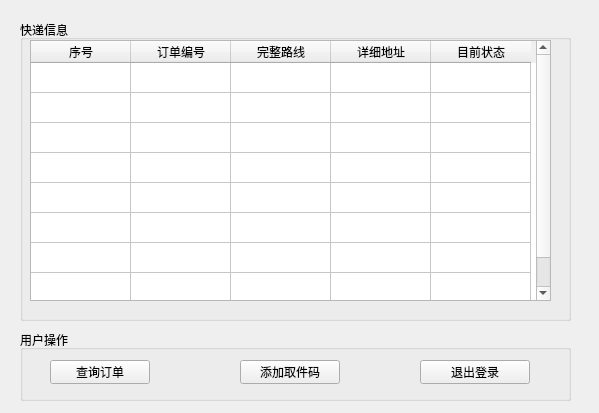
<?xml version="1.0" encoding="UTF-8"?>
<ui version="4.0">
 <class>widget</class>
 <widget class="QWidget" name="widget">
  <property name="geometry">
   <rect>
    <x>0</x>
    <y>0</y>
    <width>599</width>
    <height>413</height>
   </rect>
  </property>
  <property name="windowTitle">
   <string>快递员界面</string>
  </property>
  <widget class="QGroupBox" name="groupBox">
   <property name="geometry">
    <rect>
     <x>20</x>
     <y>20</y>
     <width>551</width>
     <height>301</height>
    </rect>
   </property>
   <property name="title">
    <string>快递信息</string>
   </property>
   <widget class="QTableWidget" name="tableWidget">
    <property name="geometry">
     <rect>
      <x>10</x>
      <y>20</y>
      <width>521</width>
      <height>261</height>
     </rect>
    </property>
    <property name="showGrid">
     <bool>true</bool>
    </property>
    <property name="sortingEnabled">
     <bool>false</bool>
    </property>
    <property name="cornerButtonEnabled">
     <bool>true</bool>
    </property>
    <attribute name="verticalHeaderVisible">
     <bool>false</bool>
    </attribute>
    <row>
     <property name="text">
      <string/>
     </property>
    </row>
    <row>
     <property name="text">
      <string/>
     </property>
    </row>
    <row>
     <property name="text">
      <string/>
     </property>
    </row>
    <row>
     <property name="text">
      <string/>
     </property>
    </row>
    <row>
     <property name="text">
      <string/>
     </property>
    </row>
    <row>
     <property name="text">
      <string/>
     </property>
    </row>
    <row>
     <property name="text">
      <string/>
     </property>
    </row>
    <row>
     <property name="text">
      <string/>
     </property>
    </row>
    <column>
     <property name="text">
      <string>序号</string>
     </property>
    </column>
    <column>
     <property name="text">
      <string>订单编号</string>
     </property>
    </column>
    <column>
     <property name="text">
      <string>完整路线</string>
     </property>
    </column>
    <column>
     <property name="text">
      <string>详细地址</string>
     </property>
    </column>
    <column>
     <property name="text">
      <string>目前状态</string>
     </property>
    </column>
   </widget>
  </widget>
  <widget class="QGroupBox" name="groupBox_2">
   <property name="geometry">
    <rect>
     <x>20</x>
     <y>330</y>
     <width>551</width>
     <height>71</height>
    </rect>
   </property>
   <property name="title">
    <string>用户操作</string>
   </property>
   <widget class="QPushButton" name="pushButton">
    <property name="geometry">
     <rect>
      <x>220</x>
      <y>30</y>
      <width>100</width>
      <height>24</height>
     </rect>
    </property>
    <property name="text">
     <string>添加取件码</string>
    </property>
   </widget>
   <widget class="QPushButton" name="pushButton_3">
    <property name="geometry">
     <rect>
      <x>400</x>
      <y>30</y>
      <width>110</width>
      <height>24</height>
     </rect>
    </property>
    <property name="text">
     <string>退出登录</string>
    </property>
   </widget>
   <widget class="QPushButton" name="pushButton_2">
    <property name="geometry">
     <rect>
      <x>30</x>
      <y>30</y>
      <width>100</width>
      <height>24</height>
     </rect>
    </property>
    <property name="text">
     <string>查询订单</string>
    </property>
   </widget>
  </widget>
 </widget>
 <resources/>
 <connections/>
</ui>
